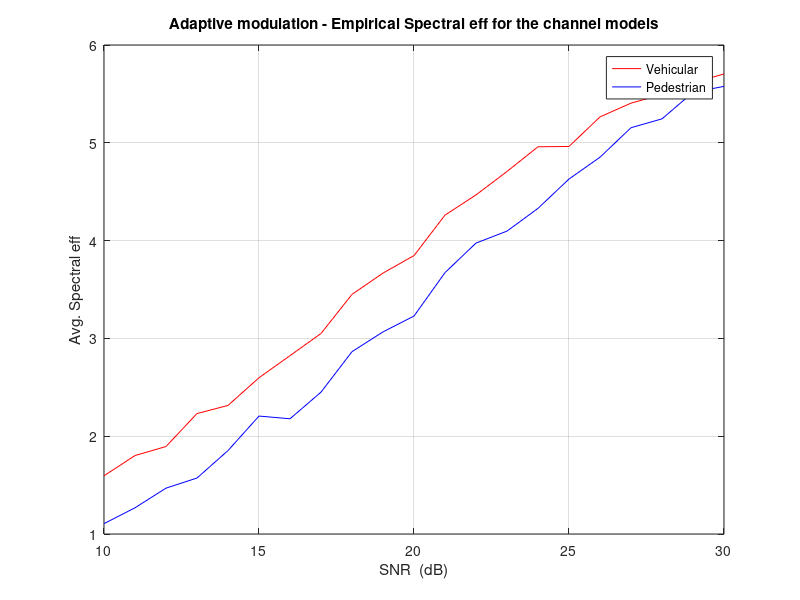

The MATLAB script that drew this image:
%%%%%%% Adaptive Modulation Simulation %%%%%%%%%%
clear all;
close all;
clc;
%Given Average SNR
SNR=10:1:30;

N=length(SNR);
N_bits=zeros(1,length(SNR));
eff=zeros(1,length(SNR));
%No. of Symbols
n=100;

%% VEHICULAR %%

%Channel A (Vehicular) Parameters for a 6-tap model
r1_r = sqrt(1).*randn(n*N,1)/sqrt(2);
r1_i = sqrt(1).*randn(n*N,1)/sqrt(2);
r1 = complex(r1_r,r1_i);

r2_r = sqrt(0.79).*randn(n*N,1)/sqrt(2);
r2_i = sqrt(0.79).*randn(n*N,1)/sqrt(2);
r2 = complex(r2_r,r2_i);

r3_r = sqrt(0.126).*randn(n*N,1)/sqrt(2);
r3_i = sqrt(0.126).*randn(n*N,1)/sqrt(2);
r3 = complex(r3_r,r3_i);

r4_r = sqrt(0.1).*randn(n*N,1)/sqrt(2);
r4_i = sqrt(0.1).*randn(n*N,1)/sqrt(2);
r4 = complex(r4_r,r4_i);

r5_r = sqrt(0.032).*randn(n*N,1)/sqrt(2);
r5_i = sqrt(0.032).*randn(n*N,1)/sqrt(2);
r5 = complex(r5_r,r5_i);

r6_r = sqrt(0.01).*randn(n*N,1)/sqrt(2);
r6_i = sqrt(0.01).*randn(n*N,1)/sqrt(2);
r6 = complex(r6_r,r6_i);

%Delay
t1=1;
t2=30;
t3=70;
t4=110;
t5=170;
t6=250;



%%% Magnitude Response of the frequency selective channel
gamma=zeros(64,1);

for i=1:length(SNR)
    for t=1:n
        
 h=zeros(64,1);
        
 h(t1)=r1(i*t);
 h(t2)=r2(i*t);
 h(t3)=r3(i*t);
 h(t4)=r4(i*t);
 h(t5)=r5(i*t);
 h(t6)=r6(i*t);
       
%Frequency Response of the channel
 h_fft=abs(fft(h,64));  
 count=0;
        
 No=1/(10^(SNR(i)/10));

%%%%% Calculating Spectral Efficiency       
        for k=9:1:56
 %gamma=(|H(f)|^2)*SNR
 gamma(k)=10*log10((h_fft(k)^2)*(1/No));
            
           if ((gamma(k)>=7) && (gamma(k)<10))             %BPSK
                count=count+1;
            elseif ((gamma(k)>=10) && (gamma(k)<15.25))     %QPSK
                count=count+2;
            elseif ((gamma(k)>=15.25) && (gamma(k)<18))     %8-PSK
                count=count+3;
            elseif ((gamma(k)>=18) && (gamma(k)<23.5))      %16-QAM
                count=count+4;
            elseif (gamma(k)>=23.5)                        %64-QAM     
                count=count+6;    
            end
        end
        N_bits(i)=count;
        eff(i)=eff(i)+N_bits(i);
    end
    eff(i)=eff(i)/n;
end
eff_vehicular=eff/48;

plot(SNR,eff_vehicular,'-r');
grid on; hold on;

%% PEDESTRIAN %%        
         
%Channel A Parameters for a 6-tap model
r1_r = sqrt(1).*randn(n*N,1)/sqrt(2);
r1_i = sqrt(1).*randn(n*N,1)/sqrt(2);
r1 = complex(r1_r,r1_i);

r1_r = sqrt(0.107).*randn(n*N,1)/sqrt(2);
r2_i = sqrt(0.107).*randn(n*N,1)/sqrt(2);
r2 = complex(r1_r,r2_i);

r3_r = sqrt(0.012).*randn(n*N,1)/sqrt(2);
r3_i = sqrt(0.012).*randn(n*N,1)/sqrt(2);
r3 = complex(r3_r,r3_i);

r4_r = sqrt(0.00525).*randn(n*N,1)/sqrt(2);
r4_i = sqrt(0.00525).*randn(n*N,1)/sqrt(2);
r4 = complex(r4_r,r4_i);

t1=1;
t2=110;
t3=190;
t4=410;


%%% Magnitude Response of the frequency selective channel
gamma=zeros(64,1);

for i=1:1:length(SNR)
    for t=1:1:n
        
        h=zeros(64,1);
        
        h(t1)=r1(i*t);
        h(t2)=r2(i*t);
        h(t3)=r3(i*t);
        h(t4)=r4(i*t);
       
 %Frequency Response of the channel       
 h_fft=abs(fft(h,64));   
        
 count=0;       
 No=1/(10^(SNR(i)/10));
        
 for k=9:1:56
 gamma(k)=10*log10((h_fft(k)^2)*(1/No));
            if ((gamma(k)>=7) && (gamma(k)<10))             %BPSK
                count=count+1;
            elseif ((gamma(k)>=10) && (gamma(k)<15.25))     %QPSK
                count=count+2;
            elseif ((gamma(k)>=15.25) && (gamma(k)<18))     
                count=count+3;
            elseif ((gamma(k)>=18) && (gamma(k)<23.5))      %16-QAM
                count=count+4;
            elseif (gamma(k)>=23.5)                        %64-QAM     
                count=count+6;    
            end
  end
        N_bits(i)=count;
        eff(i)=eff(i)+N_bits(i);
   end
    eff(i)=eff(i)/n;
end
eff_pedestrian=eff/48;


%%% Plot of Spectral Efficiency for Vehicular and Pedestrian Channel Profile
plot(SNR,eff_pedestrian,'-b');
title('Adaptive modulation - Empirical Spectral eff for the channel models');
xlabel('SNR  (dB)');
ylabel('Avg. Spectral eff');
legend('Vehicular','Pedestrian');
grid on; hold off;
